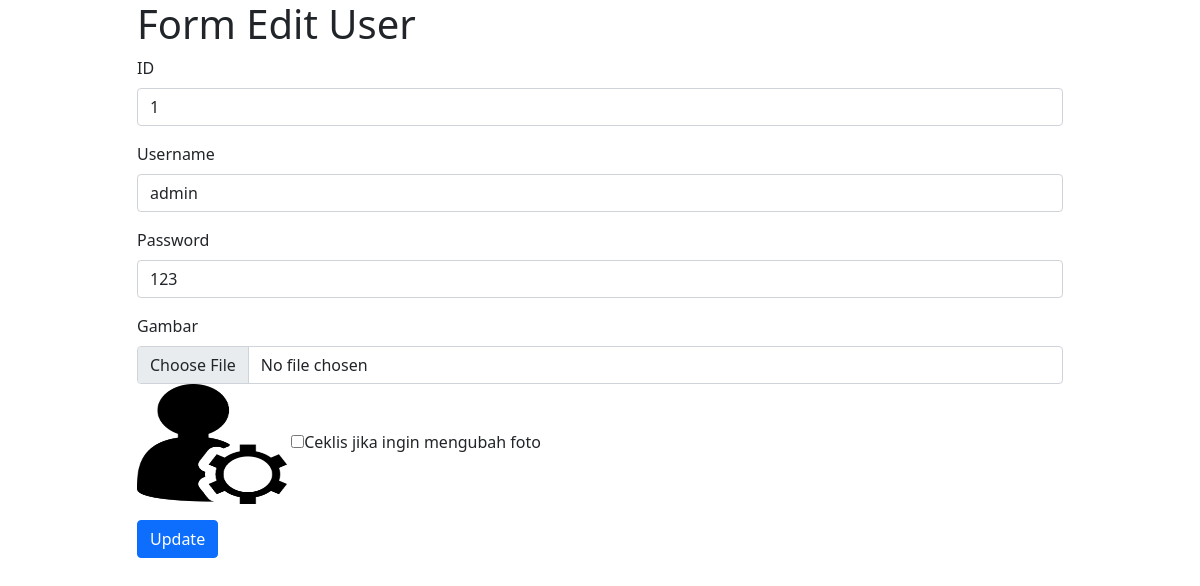
Screenshot of /editUser.php?id=1 with the database file from the repository.
### tables this page shows
CREATE TABLE `user` (
  `id` int(10) NOT NULL AUTO_INCREMENT,
  `username` varchar(25) NOT NULL,
  `password` varchar(100) NOT NULL,
  `foto` varchar(255) DEFAULT NULL,
  PRIMARY KEY (`id`)
);

### editUser.php (the view, shortened to what this page needs)
<?php
include "koneksi.php";
$id = $_GET['id'];
$sql = "select * from user where id='$id'";
$hasil = $conn->query($sql);
while ($row = $hasil->fetch_assoc()) {
    $username = $row['username'];
    $password = $row['password'];
    $foto = $row['foto'];
}
?>
<!DOCTYPE html>
<html lang="en">
<head>
    <link rel="stylesheet" href="https://cdn.jsdelivr.net/npm/bootstrap@5.1.0/dist/css/bootstrap.min.css"
>
</head>
<body>
    <div class="container">
        <div class="row justify-content-center">
            <div class="col-10">
                <h1>Form Edit User</h1>
                <form action="updUser.php" method="post" enctype="multipart/form-data">
                    <div class="mb-3">
                        <label for="11" class="form-label">ID</label>
                        <input type="text" name="tid" id="id" class="form-control" value="<?= $id; ?>">
                    </div>
                    <div class="mb-3">
                        <label for="12" class="form-label">Username</label>
                        <input type="text" name="tusername" id="username" class="form-control"
                            value="<?= $username; ?>">
                    </div>
                    <div class="mb-3">
                        <label for="13" class="form-label">Password</label>
                        <input type="text" name="tpassword" id="password" class="form-control"
                            value="<?= $password; ?>">
                    </div>
                    <div class="mb-3">
                        <label for="14" class="form-label">Gambar</label>
                        <input type="file" name="tfoto" id="foto" class="form-control">
                        <img src="img/<?php echo $foto; ?>" width="150px" height="120px" />
                        <input type="checkbox" name="ubah_foto" value="true">Ceklis jika ingin mengubah foto<br>
                    </div>
                    <div class="mb-3">
                        <button class="btn btn-primary" type="submit">Update</button>
                    </div>
                </form>
            </div>
        </div>
    </div>
</body>
</html>

### rows the page displays
user: tusername "admin", tpassword "123", foto (picture)
